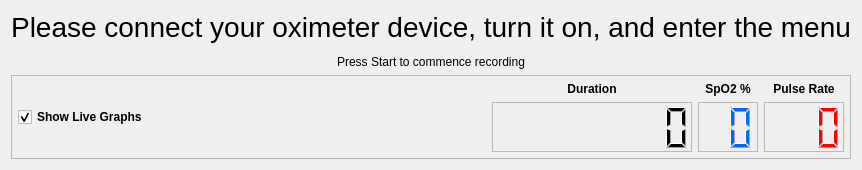
       <widget class="QWidget" name="liveImportPage">
        <layout class="QVBoxLayout" name="verticalLayout_7">
         <item>
          <widget class="QLabel" name="liveConnectLabel">
           <property name="font">
            <font>
             <pointsize>21</pointsize>
            </font>
           </property>
           <property name="text">
            <string>Please connect your oximeter device, turn it on, and enter the menu</string>
           </property>
           <property name="alignment">
            <set>Qt::AlignCenter</set>
           </property>
          </widget>
         </item>
         <item>
          <widget class="QFrame" name="liveViewFrame">
           <property name="sizePolicy">
            <sizepolicy hsizetype="Preferred" vsizetype="Expanding">
             <horstretch>0</horstretch>
             <verstretch>0</verstretch>
            </sizepolicy>
           </property>
           <property name="frameShape">
            <enum>QFrame::StyledPanel</enum>
           </property>
           <property name="frameShadow">
            <enum>QFrame::Raised</enum>
           </property>
          </widget>
         </item>
         <item>
          <widget class="QLabel" name="liveStatusLabel">
           <property name="text">
            <string>Press Start to commence recording</string>
           </property>
           <property name="alignment">
            <set>Qt::AlignCenter</set>
           </property>
          </widget>
         </item>
         <item>
          <widget class="QFrame" name="frame_3">
           <property name="sizePolicy">
            <sizepolicy hsizetype="Preferred" vsizetype="Minimum">
             <horstretch>0</horstretch>
             <verstretch>0</verstretch>
            </sizepolicy>
           </property>
           <property name="frameShape">
            <enum>QFrame::StyledPanel</enum>
           </property>
           <property name="frameShadow">
            <enum>QFrame::Raised</enum>
           </property>
           <layout class="QHBoxLayout" name="horizontalLayout_5">
            <property name="spacing">
             <number>6</number>
            </property>
            <property name="leftMargin">
             <number>6</number>
            </property>
            <property name="topMargin">
             <number>6</number>
            </property>
            <property name="rightMargin">
             <number>6</number>
            </property>
            <property name="bottomMargin">
             <number>6</number>
            </property>
            <item>
             <widget class="QCheckBox" name="showLiveGraphs">
              <property name="font">
               <font>
                <weight>75</weight>
                <bold>true</bold>
               </font>
              </property>
              <property name="text">
               <string>Show Live Graphs</string>
              </property>
              <property name="checked">
               <bool>true</bool>
              </property>
             </widget>
            </item>
            <item>
             <spacer name="horizontalSpacer_7">
              <property name="orientation">
               <enum>Qt::Horizontal</enum>
              </property>
              <property name="sizeHint" stdset="0">
               <size>
                <width>40</width>
                <height>20</height>
               </size>
              </property>
             </spacer>
            </item>
            <item>
             <layout class="QVBoxLayout" name="verticalLayout_8">
              <item>
               <widget class="QLabel" name="label_4">
                <property name="font">
                 <font>
                  <weight>75</weight>
                  <bold>true</bold>
                 </font>
                </property>
                <property name="text">
                 <string>Duration</string>
                </property>
                <property name="alignment">
                 <set>Qt::AlignHCenter|Qt::AlignTop</set>
                </property>
               </widget>
              </item>
              <item>
               <widget class="QLCDNumber" name="lcdDuration">
                <property name="minimumSize">
                 <size>
                  <width>200</width>
                  <height>50</height>
                 </size>
                </property>
                <property name="frameShape">
                 <enum>QFrame::StyledPanel</enum>
                </property>
                <property name="digitCount">
                 <number>8</number>
                </property>
               </widget>
              </item>
             </layout>
            </item>
            <item>
             <layout class="QVBoxLayout" name="verticalLayout_9">
              <item>
               <widget class="QLabel" name="label_7">
                <property name="font">
                 <font>
                  <weight>75</weight>
                  <bold>true</bold>
                 </font>
                </property>
                <property name="text">
                 <string>SpO2 %</string>
                </property>
                <property name="alignment">
                 <set>Qt::AlignHCenter|Qt::AlignTop</set>
                </property>
               </widget>
              </item>
              <item>
               <widget class="QLCDNumber" name="spo2Display">
                <property name="sizePolicy">
                 <sizepolicy hsizetype="Minimum" vsizetype="Minimum">
                  <horstretch>0</horstretch>
                  <verstretch>0</verstretch>
                 </sizepolicy>
                </property>
                <property name="minimumSize">
                 <size>
                  <width>60</width>
                  <height>50</height>
                 </size>
                </property>
                <property name="palette">
                 <palette>
                  <active>
                   <colorrole role="WindowText">
                    <brush brushstyle="SolidPattern">
                     <color alpha="255">
                      <red>0</red>
                      <green>106</green>
                      <blue>255</blue>
                     </color>
                    </brush>
                   </colorrole>
                  </active>
                  <inactive>
                   <colorrole role="WindowText">
                    <brush brushstyle="SolidPattern">
                     <color alpha="255">
                      <red>0</red>
                      <green>106</green>
                      <blue>255</blue>
                     </color>
                    </brush>
                   </colorrole>
                  </inactive>
                  <disabled>
                   <colorrole role="WindowText">
                    <brush brushstyle="SolidPattern">
                     <color alpha="255">
                      <red>127</red>
                      <green>127</green>
                      <blue>127</blue>
                     </color>
                    </brush>
                   </colorrole>
                  </disabled>
                 </palette>
                </property>
                <property name="layoutDirection">
                 <enum>Qt::LeftToRight</enum>
                </property>
                <property name="frameShape">
                 <enum>QFrame::StyledPanel</enum>
                </property>
                <property name="digitCount">
                 <number>2</number>
                </property>
               </widget>
              </item>
             </layout>
            </item>
            <item>
             <layout class="QVBoxLayout" name="verticalLayout_14">
              <item>
               <widget class="QLabel" name="label_8">
                <property name="font">
                 <font>
                  <weight>75</weight>
                  <bold>true</bold>
                 </font>
                </property>
                <property name="text">
                 <string>Pulse Rate</string>
                </property>
                <property name="alignment">
                 <set>Qt::AlignHCenter|Qt::AlignTop</set>
                </property>
               </widget>
              </item>
              <item>
               <widget class="QLCDNumber" name="pulseDisplay">
                <property name="sizePolicy">
                 <sizepolicy hsizetype="Minimum" vsizetype="Minimum">
                  <horstretch>0</horstretch>
                  <verstretch>0</verstretch>
                 </sizepolicy>
                </property>
                <property name="minimumSize">
                 <size>
                  <width>80</width>
                  <height>50</height>
                 </size>
                </property>
                <property name="palette">
                 <palette>
                  <active>
                   <colorrole role="WindowText">
                    <brush brushstyle="SolidPattern">
                     <color alpha="255">
                      <red>255</red>
                      <green>0</green>
                      <blue>0</blue>
                     </color>
                    </brush>
                   </colorrole>
                  </active>
                  <inactive>
                   <colorrole role="WindowText">
                    <brush brushstyle="SolidPattern">
                     <color alpha="255">
                      <red>255</red>
                      <green>0</green>
                      <blue>0</blue>
                     </color>
                    </brush>
                   </colorrole>
                  </inactive>
                  <disabled>
                   <colorrole role="WindowText">
                    <brush brushstyle="SolidPattern">
                     <color alpha="255">
                      <red>159</red>
                      <green>0</green>
                      <blue>85</blue>
                     </color>
                    </brush>
                   </colorrole>
                  </disabled>
                 </palette>
                </property>
                <property name="frameShape">
                 <enum>QFrame::StyledPanel</enum>
                </property>
                <property name="smallDecimalPoint">
                 <bool>false</bool>
                </property>
                <property name="digitCount">
                 <number>3</number>
                </property>
               </widget>
              </item>
             </layout>
            </item>
           </layout>
          </widget>
         </item>
        </layout>
       </widget>
